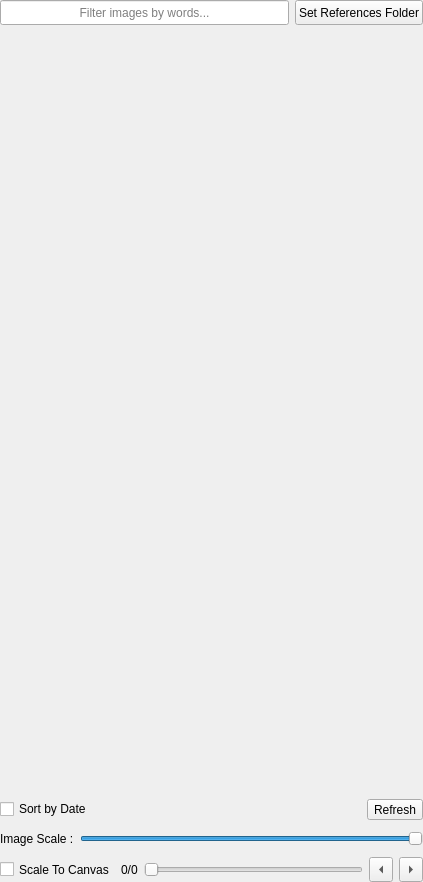
<?xml version="1.0" encoding="UTF-8"?>
<ui version="4.0">
 <class>photobashWidget</class>
 <widget class="QWidget" name="photobashWidget">
  <property name="geometry">
   <rect>
    <x>0</x>
    <y>0</y>
    <width>423</width>
    <height>882</height>
   </rect>
  </property>
  <property name="windowTitle">
   <string>Form</string>
  </property>
  <layout class="QVBoxLayout" name="verticalLayout">
   <property name="spacing">
    <number>0</number>
   </property>
   <property name="leftMargin">
    <number>0</number>
   </property>
   <property name="topMargin">
    <number>0</number>
   </property>
   <property name="rightMargin">
    <number>0</number>
   </property>
   <property name="bottomMargin">
    <number>0</number>
   </property>
   <item>
    <widget class="QWidget" name="topWidget" native="true">
     <layout class="QHBoxLayout" name="topLayout">
      <property name="leftMargin">
       <number>0</number>
      </property>
      <property name="topMargin">
       <number>0</number>
      </property>
      <property name="rightMargin">
       <number>0</number>
      </property>
      <property name="bottomMargin">
       <number>3</number>
      </property>
      <item>
       <widget class="QLineEdit" name="filterTextEdit">
        <property name="sizePolicy">
         <sizepolicy hsizetype="Expanding" vsizetype="Fixed">
          <horstretch>0</horstretch>
          <verstretch>0</verstretch>
         </sizepolicy>
        </property>
        <property name="minimumSize">
         <size>
          <width>0</width>
          <height>25</height>
         </size>
        </property>
        <property name="maximumSize">
         <size>
          <width>16777215</width>
          <height>25</height>
         </size>
        </property>
        <property name="alignment">
         <set>Qt::AlignCenter</set>
        </property>
        <property name="placeholderText">
         <string>Filter images by words...</string>
        </property>
       </widget>
      </item>
      <item>
       <widget class="QPushButton" name="changePathButton">
        <property name="sizePolicy">
         <sizepolicy hsizetype="Minimum" vsizetype="Fixed">
          <horstretch>0</horstretch>
          <verstretch>0</verstretch>
         </sizepolicy>
        </property>
        <property name="minimumSize">
         <size>
          <width>0</width>
          <height>25</height>
         </size>
        </property>
        <property name="maximumSize">
         <size>
          <width>16777215</width>
          <height>25</height>
         </size>
        </property>
        <property name="text">
         <string>Set References Folder</string>
        </property>
       </widget>
      </item>
     </layout>
    </widget>
   </item>
   <item>
    <widget class="QWidget" name="imageWidget" native="true">
     <property name="sizePolicy">
      <sizepolicy hsizetype="Expanding" vsizetype="Expanding">
       <horstretch>0</horstretch>
       <verstretch>0</verstretch>
      </sizepolicy>
     </property>
     <property name="minimumSize">
      <size>
       <width>0</width>
       <height>0</height>
      </size>
     </property>
    </widget>
   </item>
   <item>
    <widget class="QWidget" name="middleWidget" native="true">
     <property name="sizePolicy">
      <sizepolicy hsizetype="Expanding" vsizetype="Expanding">
       <horstretch>0</horstretch>
       <verstretch>0</verstretch>
      </sizepolicy>
     </property>
     <layout class="QGridLayout" name="middleLayout">
      <property name="leftMargin">
       <number>0</number>
      </property>
      <property name="topMargin">
       <number>0</number>
      </property>
      <property name="rightMargin">
       <number>0</number>
      </property>
      <property name="bottomMargin">
       <number>0</number>
      </property>
      <property name="spacing">
       <number>0</number>
      </property>
      <item row="0" column="2">
       <widget class="QWidget" name="imagesButtons2" native="true">
        <property name="sizePolicy">
         <sizepolicy hsizetype="Ignored" vsizetype="Ignored">
          <horstretch>0</horstretch>
          <verstretch>0</verstretch>
         </sizepolicy>
        </property>
        <property name="minimumSize">
         <size>
          <width>0</width>
          <height>0</height>
         </size>
        </property>
       </widget>
      </item>
      <item row="0" column="1">
       <widget class="QWidget" name="imagesButtons1" native="true">
        <property name="sizePolicy">
         <sizepolicy hsizetype="Ignored" vsizetype="Ignored">
          <horstretch>0</horstretch>
          <verstretch>0</verstretch>
         </sizepolicy>
        </property>
        <property name="minimumSize">
         <size>
          <width>0</width>
          <height>0</height>
         </size>
        </property>
       </widget>
      </item>
      <item row="0" column="0">
       <widget class="QWidget" name="imagesButtons0" native="true">
        <property name="sizePolicy">
         <sizepolicy hsizetype="Ignored" vsizetype="Ignored">
          <horstretch>0</horstretch>
          <verstretch>0</verstretch>
         </sizepolicy>
        </property>
        <property name="minimumSize">
         <size>
          <width>0</width>
          <height>0</height>
         </size>
        </property>
       </widget>
      </item>
      <item row="1" column="0">
       <widget class="QWidget" name="imagesButtons3" native="true">
        <property name="sizePolicy">
         <sizepolicy hsizetype="Ignored" vsizetype="Ignored">
          <horstretch>0</horstretch>
          <verstretch>0</verstretch>
         </sizepolicy>
        </property>
        <property name="minimumSize">
         <size>
          <width>0</width>
          <height>0</height>
         </size>
        </property>
       </widget>
      </item>
      <item row="2" column="0">
       <widget class="QWidget" name="imagesButtons6" native="true">
        <property name="sizePolicy">
         <sizepolicy hsizetype="Ignored" vsizetype="Ignored">
          <horstretch>0</horstretch>
          <verstretch>0</verstretch>
         </sizepolicy>
        </property>
        <property name="minimumSize">
         <size>
          <width>0</width>
          <height>0</height>
         </size>
        </property>
       </widget>
      </item>
      <item row="1" column="1">
       <widget class="QWidget" name="imagesButtons4" native="true">
        <property name="sizePolicy">
         <sizepolicy hsizetype="Ignored" vsizetype="Ignored">
          <horstretch>0</horstretch>
          <verstretch>0</verstretch>
         </sizepolicy>
        </property>
        <property name="minimumSize">
         <size>
          <width>0</width>
          <height>0</height>
         </size>
        </property>
       </widget>
      </item>
      <item row="1" column="2">
       <widget class="QWidget" name="imagesButtons5" native="true">
        <property name="sizePolicy">
         <sizepolicy hsizetype="Ignored" vsizetype="Ignored">
          <horstretch>0</horstretch>
          <verstretch>0</verstretch>
         </sizepolicy>
        </property>
        <property name="minimumSize">
         <size>
          <width>0</width>
          <height>0</height>
         </size>
        </property>
       </widget>
      </item>
      <item row="2" column="1">
       <widget class="QWidget" name="imagesButtons7" native="true">
        <property name="sizePolicy">
         <sizepolicy hsizetype="Ignored" vsizetype="Ignored">
          <horstretch>0</horstretch>
          <verstretch>0</verstretch>
         </sizepolicy>
        </property>
        <property name="minimumSize">
         <size>
          <width>0</width>
          <height>0</height>
         </size>
        </property>
       </widget>
      </item>
      <item row="2" column="2">
       <widget class="QWidget" name="imagesButtons8" native="true">
        <property name="sizePolicy">
         <sizepolicy hsizetype="Ignored" vsizetype="Ignored">
          <horstretch>0</horstretch>
          <verstretch>0</verstretch>
         </sizepolicy>
        </property>
        <property name="minimumSize">
         <size>
          <width>0</width>
          <height>0</height>
         </size>
        </property>
       </widget>
      </item>
     </layout>
    </widget>
   </item>
   <item>
    <widget class="QWidget" name="bottomWidget" native="true">
     <layout class="QVBoxLayout" name="bottomLayout">
      <property name="leftMargin">
       <number>0</number>
      </property>
      <property name="topMargin">
       <number>3</number>
      </property>
      <property name="rightMargin">
       <number>0</number>
      </property>
      <property name="bottomMargin">
       <number>0</number>
      </property>
      <item>
       <layout class="QHBoxLayout" name="sortByDateLayout">
        <item>
         <widget class="QCheckBox" name="dateSort">
          <property name="text">
           <string>Sort by Date</string>
          </property>
         </widget>
        </item>
        <item alignment="Qt::AlignRight">
         <widget class="QToolButton" name="refresh">
          <property name="text">
           <string>Refresh</string>
          </property>
         </widget>
        </item>
       </layout>
      </item>
      <item>
       <layout class="QHBoxLayout" name="imageScaleLayout">
        <item>
         <widget class="QLabel" name="scaleSliderLabel">
          <property name="sizePolicy">
           <sizepolicy hsizetype="Preferred" vsizetype="Fixed">
            <horstretch>0</horstretch>
            <verstretch>0</verstretch>
           </sizepolicy>
          </property>
          <property name="minimumSize">
           <size>
            <width>0</width>
            <height>25</height>
           </size>
          </property>
          <property name="maximumSize">
           <size>
            <width>16777215</width>
            <height>25</height>
           </size>
          </property>
          <property name="text">
           <string>Image Scale :</string>
          </property>
         </widget>
        </item>
        <item>
         <widget class="QSlider" name="scaleSlider">
          <property name="minimumSize">
           <size>
            <width>0</width>
            <height>25</height>
           </size>
          </property>
          <property name="maximumSize">
           <size>
            <width>16777215</width>
            <height>25</height>
           </size>
          </property>
          <property name="minimum">
           <number>1</number>
          </property>
          <property name="maximum">
           <number>100</number>
          </property>
          <property name="value">
           <number>100</number>
          </property>
          <property name="orientation">
           <enum>Qt::Horizontal</enum>
          </property>
         </widget>
        </item>
       </layout>
      </item>
      <item>
       <layout class="QHBoxLayout" name="paginationAndFitLayout">
        <item>
         <widget class="QCheckBox" name="fitCanvasCheckBox">
          <property name="sizePolicy">
           <sizepolicy hsizetype="Minimum" vsizetype="Fixed">
            <horstretch>0</horstretch>
            <verstretch>0</verstretch>
           </sizepolicy>
          </property>
          <property name="minimumSize">
           <size>
            <width>0</width>
            <height>25</height>
           </size>
          </property>
          <property name="maximumSize">
           <size>
            <width>16777215</width>
            <height>25</height>
           </size>
          </property>
          <property name="layoutDirection">
           <enum>Qt::LeftToRight</enum>
          </property>
          <property name="text">
           <string>Scale To Canvas</string>
          </property>
         </widget>
        </item>
        <item>
         <widget class="QLabel" name="paginationLabel">
          <property name="sizePolicy">
           <sizepolicy hsizetype="Preferred" vsizetype="Fixed">
            <horstretch>0</horstretch>
            <verstretch>0</verstretch>
           </sizepolicy>
          </property>
          <property name="minimumSize">
           <size>
            <width>0</width>
            <height>25</height>
           </size>
          </property>
          <property name="maximumSize">
           <size>
            <width>16777215</width>
            <height>25</height>
           </size>
          </property>
          <property name="text">
           <string>0/0</string>
          </property>
         </widget>
        </item>
        <item>
         <widget class="QSlider" name="paginationSlider">
          <property name="orientation">
           <enum>Qt::Horizontal</enum>
          </property>
         </widget>
        </item>
        <item>
         <widget class="QToolButton" name="previousButton">
          <property name="minimumSize">
           <size>
            <width>0</width>
            <height>25</height>
           </size>
          </property>
          <property name="maximumSize">
           <size>
            <width>16777215</width>
            <height>25</height>
           </size>
          </property>
          <property name="text">
           <string>...</string>
          </property>
          <property name="arrowType">
           <enum>Qt::LeftArrow</enum>
          </property>
         </widget>
        </item>
        <item>
         <widget class="QToolButton" name="nextButton">
          <property name="minimumSize">
           <size>
            <width>0</width>
            <height>25</height>
           </size>
          </property>
          <property name="maximumSize">
           <size>
            <width>16777215</width>
            <height>25</height>
           </size>
          </property>
          <property name="text">
           <string>...</string>
          </property>
          <property name="arrowType">
           <enum>Qt::RightArrow</enum>
          </property>
         </widget>
        </item>
       </layout>
      </item>
     </layout>
    </widget>
   </item>
  </layout>
 </widget>
 <resources/>
 <connections/>
</ui>
